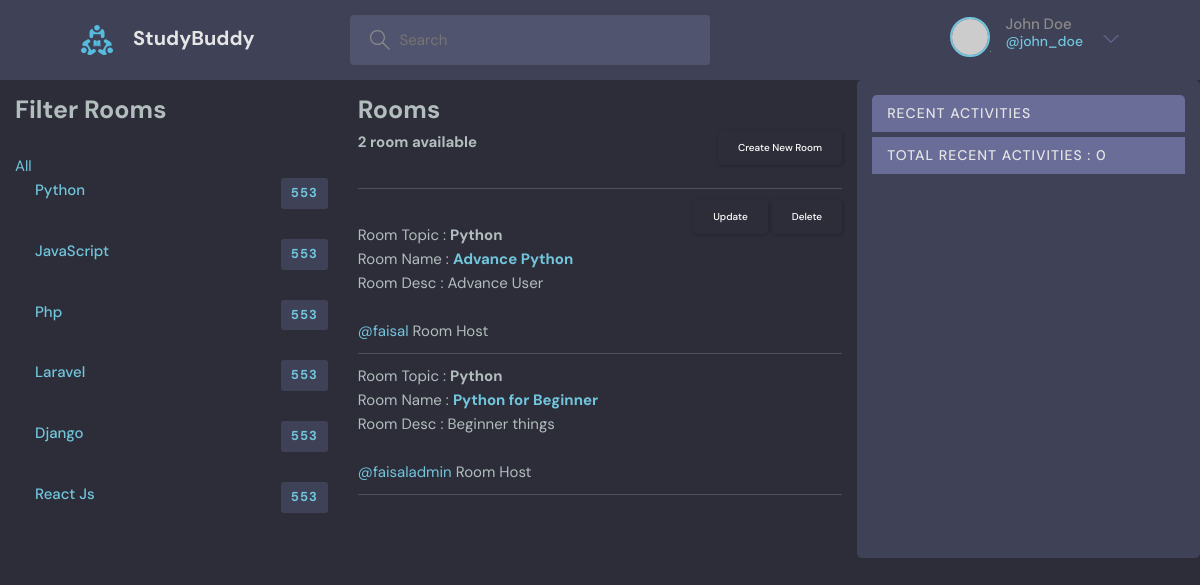
The app's page /rooms?q=Python (signed in) with its own data.
### base/models.py (models this page shows, shortened)
class Topic(models.Model):
    name = models.CharField(("name"), max_length=100)
    created = models.DateTimeField(("created"), auto_now_add=True)
    updated = models.DateTimeField(("updated"), auto_now=True)
    def __str__(self):
        return self.name

class Room(models.Model):
    host = models.ForeignKey(User, verbose_name=("host"), on_delete=models.SET_NULL, null=True)
    topic = models.ForeignKey(Topic, verbose_name=("topic"), on_delete=models.SET_NULL, null=True)
    name = models.CharField(("name"), max_length=50)
    participants = models.ManyToManyField(User, related_name='participants')
    desc =  models.TextField(("desc"), null=True, blank=True)
    created = models.DateTimeField(("created"), auto_now_add=True)
    updated = models.DateTimeField(("updated"), auto_now=True)
    class Meta:
        ordering = ['-updated', '-created']

### base/views.py (the view)
# urls.py: 2. Add a URL to urlpatterns:  path('', views.rooms, name='rooms')
@login_required(login_url='login')
def rooms(request):
    profiles = User.objects.all()
    profiles_count = profiles.count()
    topics = Topic.objects.all()
    q = request.GET.get('q') if request.GET.get('q') != None else ''
    rooms = Room.objects.filter(
        Q(topic__name__icontains=q) |
        Q(host__username__icontains=q) |
        Q(name__icontains=q) |
        Q(desc__icontains=q)
    )
    rooms_count = rooms.count()
    recent_activities = Messages.objects.filter(
        Q(room__topic__name__icontains=q)
    ).order_by('-created')
    recent_activities_count = recent_activities.count()
    context = {'profiles': profiles, 'profiles_count': profiles_count,
               'rooms': rooms, 'topics': topics, 'rooms_count': rooms_count,
               'recent_activities': recent_activities, 'recent_activities_count': recent_activities_count
               }
    return render(request, 'base/rooms.html', context)

### base/templates/base/rooms.html (shortened to what this page needs)
{% extends 'main.html' %} {% block title %} Main Page {% endblock title %}
{% block content %}
<div class="index-container">
  <aside class="section topics">
    <h1><b>Filter Rooms</b></h1>
    <br />
    <a href="{% url 'rooms' %}">All</a>
    <br />
    {% include 'base/topics_components.html' %}
  </aside>
  <section class="section feeds">
    <span>
      <h1><b>Rooms</b></h1>
      <span><b>{{ rooms_count }} room available</b></span>
      {% if user.username %}
      <p class="float-end">
        <a class="btn btn-dark" href="/create-room">Create New Room</a>
      </p>
      {% endif %}
    </span>
    <br />
    <br />
    <hr />
    {% include 'base/feeds_components.html' %}
  </section>
  <section class="section activities">
    {% include 'base/activities_components.html' %}
  </section>
</div>
{% endblock content %}

### base/templates/base/topics_components.html
<ul class="topics__list">
  {% for topic in topics %}
  <li>
    <a href="{% url 'rooms' %}?q={{ topic.name }}" class="active"
      > {{ topic.name}} <span>553</span></a
    >
  </li>
  {% endfor %}
</ul>

### base/templates/base/feeds_components.html
{% for room in rooms %} {% if request.user == room.host %}
<p class="float-end">
  <a class="btn btn-dark" href="{% url 'update-room' room.id %}">Update</a>
  <a class="btn btn-dark" href="{% url 'delete-room' room.id %}">Delete</a>
</p>
<br />
{% endif %}
Room Topic : <b>{{ room.topic }}</b> <br />
Room Name :
<a href='{% url "room" room.id %}'><b>{{ room.name }}</b></a> <br />
Room Desc : <span>{{ room.desc }}</span> <br />
<br />
<a href='{% url "room" room.id %}'>@{{ room.host}}</a> Room Host <br />
<hr />
{% endfor %}

### static/styles/style.css (style rules this page uses)
:root { --color-main: #71c6dd; --color-main-light: #e1f6fb; --color-dark: #3f4156; --color-dark-medium: #51546e; --color-dark-light: #696d97; --color-light: #e5e5e5; --color-gray: #8b8b8b; --color-light-gray: #b2bdbd; --color-bg: #2d2d39; --color-success: #5dd693; --color-error: #fc4b0b; }
* { font-family: "DM Sans", -apple-system, BlinkMacSystemFont, "Segoe UI", Roboto, Oxygen, Ubuntu, Cantarell, "Open Sans", "Helvetica Neue", sans-serif; margin: 0; padding: 0; box-sizing: border-box; text-rendering: optimizeLegibility; font-size: inherit; }
html { font-size: 56.25%; }
@media only screen and (min-width: 1200px) { html { font-size: 62.5%; } }
body { line-height: 1.6; font-weight: 400; font-size: 1.5rem; color: var(--color-light-gray); background-color: var(--color-bg); min-height: 100vh; }
a { display: inline-block; color: var(--color-main); text-decoration: none; }
.btn { background-color: transparent; border: none; display: inline-flex; align-items: center; gap: 1rem; cursor: pointer; transition: all ease-in-out 0.3s; padding: 1rem 2rem; border-radius: 5px; box-shadow: 1px 1px 3px 1px rgba(0, 0, 0, 0.15); font-weight: 500; }
.topics__list { list-style: none; }
.topics__list li a { display: flex; justify-content: space-between; margin-bottom: 3rem; font-weight: 500; color: var(--color-light-gray); transition: all 0.3s ease-in-out; }
.topics__list li a.active, .topics__list li a:hover { color: var(--color-main); }
.topics__list li a span { padding: 0.5rem 1rem; background-color: var(--color-dark); border-radius: 3px; font-size: 1.3rem; font-weight: 700; letter-spacing: 1px; }
.activities { background: var(--color-dark); border-radius: 5px; overflow: hidden; }

### base/templates/base/rooms.html (style rules this page uses)
.index-container { display: grid; grid-template-columns: 2fr 3fr 2fr; }
.section { padding: 15px; }

### records on screen
Topic: name "Python"
Topic: name "JavaScript"
Topic: name "Php"
Topic: name "Laravel"
Topic: name "Django"
Topic: name "React Js"
Room: shows "Update", topic "Python", name "Advance Python", desc "Advance User", host "faisal"
Room: topic "Python", name "Python for Beginner", desc "Beginner things", host "faisaladmin"

### other values on screen
{{ rooms_count }} "2"
{{ recent_activities_count }} "0"
